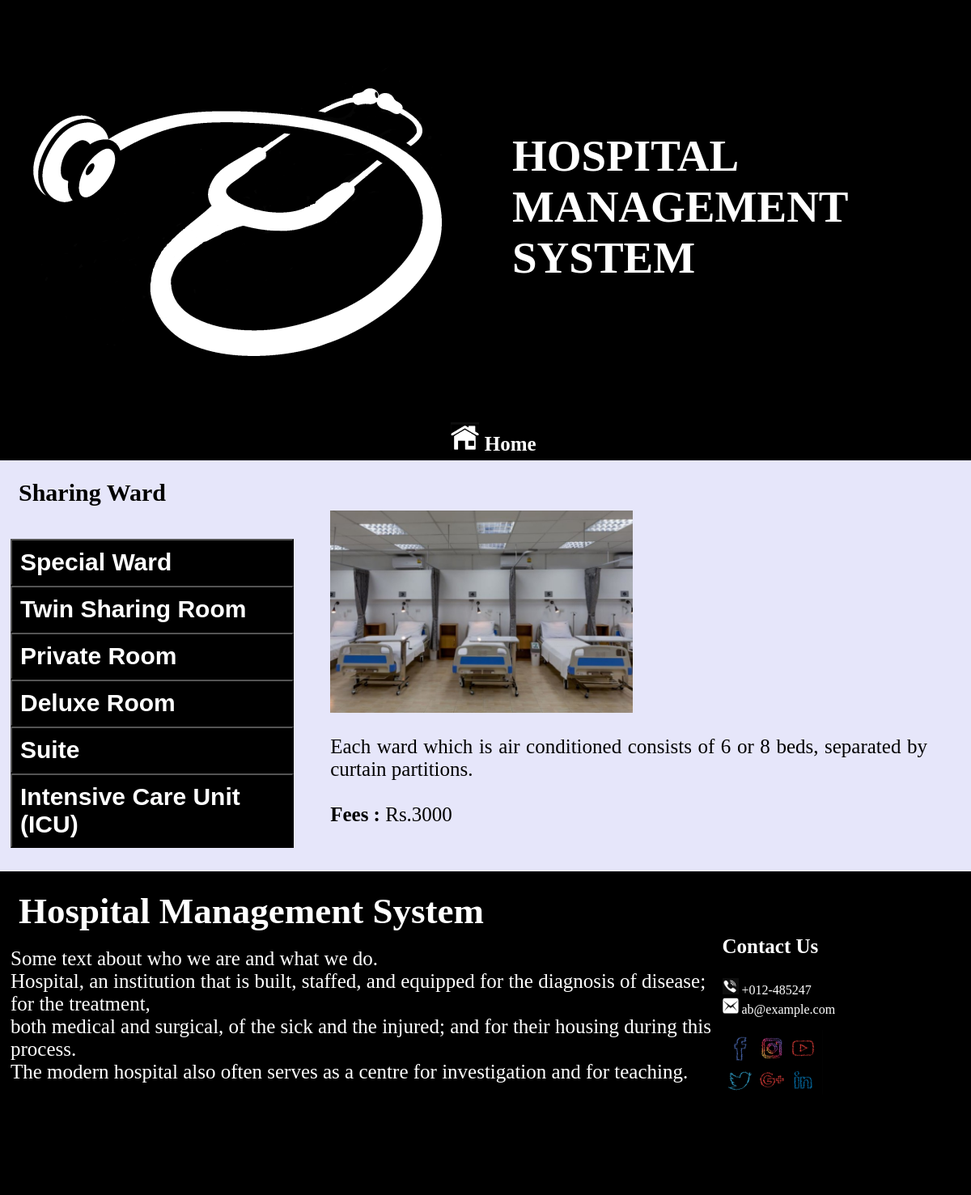
Page /room/ on the committed database.
### home/models.py (models this page shows, shortened)
class Room(models.Model):
    Name = models.CharField(max_length=50, unique=True, null=False)
    Image = models.ImageField(upload_to='pics', max_length=100)
    Description = models.TextField()
    Fees = models.PositiveIntegerField(null=False)

### room/views.py (the view)
# urls.py: path('', views.room, name='room'),
def room(request):
    try :
        i = request.POST['btn']
    except :
        i = 1
    finally :
        i = Room.objects.get(pk=i)
        r = Room.objects.all()
        return render(request, 'room.html', {'a': False, 'room' : r, 'i' :i})

### templates/room.html (shortened to what this page needs)
{% extends 'base.html' %}
{% load static %}
{% block content %}
	<table class="main">
		<tr>
			<td>
				{% if a %}
				<form action="/user/roomlist" method="POST">
				{% else %}
				<form action="/room/" method="POST">
				{% endif %}
					{% for r in room %}
					{% if r.id == i.id %}
					<p style="font-size: 30px; font-weight:bold; padding:10">{{ r.Name }}</p>
					{% else %}
					<button class="type" type="submit" name="btn" value="{{r.id}}"> {{ r.Name }} </button> <br>
					{% endif %}
					{% endfor %}
				</form>
			</td>
			<td>
				<div class="contain">
					<img height=250px src="{{ i.Image.url }}" alt="room"><br><br>
					{{ i.Description }}<br><br>
					<b>Fees : </b>
					Rs.{{ i.Fees }}
				</div>
			</td>
		</tr>
	</table>
{% endblock %}

### templates/base.html (shortened to what this page needs)
{% load static %}
<html>
    <head>
    </head>
    <body>
        <table class="text">
            <tr>
                <td rowspan="2" width="10%">
                    <img src="{% static 'images\icon.png' %}">
                </td>
                <td>
                    <p align="left" class="hms">HOSPITAL MANAGEMENT SYSTEM</p>
                </td>
            </tr>
            <tr>
                <td style="vertical-align: top;">
                </td>
            </tr>
            <tr>
                <td colspan="2">
					{% block headericon %}
				{% if a %}
				<table align="center" class="headicon">
					<tr>
						{% block back %}
						{% endblock %}
						<td align="center">
							<a href="/user/profile">
								<div class="container">
									<img src="{% static 'images\profile.png' %}">
									Profile
								</div>
							</a>
						</td>
						<td align="center">
							<a href="/">
								<div class="container">
									<img src="{% static 'images\logout.png' %}">
									Logout
								</div>
							</a>
						</td>
					</tr>
				</table>
				{% else %}
				<table align="center" class="headicon">
					<tr>
						<td align="center">
							<a href="/">
								<div class="container">
									<img src="{% static 'images\home.png' %}">
									Home
								</div>
							</a>
						</td>
				</table>
				{% endif %}
			{% endblock %}
                </td>
            </tr>
        </table>
        {% block content %}
		{% endblock %}
		<footer>
			<table align="center" class="foot">
				<th>
					<p align="left" style="font-size:45px; margin-left:10px; margin-top:20px">
						<strong>
							Hospital Management System
						</strong>
					</p>
				</th>
				<tr>
					<td align="left">
						<p style="font-size:25px;">
							Some text about who we are and what we do.<br>
							Hospital, an institution that is built, staffed, and equipped for the diagnosis of disease; for
							the treatment,<br>
							both medical and surgical, of the sick and the injured; and for their housing during this
							process.<br>
							The modern hospital also often serves as a centre for investigation and for teaching.
						</p>
					</td>
					<td align="left">
						<p style="font-size:25px">
							<strong>
								Contact Us
							</strong>
						</p>
						<p style="font-size:20px">
						<div class="footicon">
							<img src="{% static 'images\call.png' %}">
							+012-485247
							<br>
							<img src="{% static 'images\email.png' %}">
							ab@example.com
						</div>
						</p>
						<p>
						<div class="container1">
							<img src="{% static 'images\social.png' %}">
						</div>
						</p>
					</td>
				</tr>
			</table>
		</footer>
    </body>
</html>

### templates/base.html (style rules this page uses)
body { background-color: #E6E6FA; margin: 0%; }
.text { background-color: black; width: 100%; height: 25%; color: white; }
.text img { height:25%; margin-left: 20px; }
.hms { color: white; font-size: 55px; font-family: "times new roman"; font-weight: bold; margin-left: 50px; }
.headicon { width: 100%; color: white; font-family: "times new roman"; color: white; font-size: 25px; font-weight: bold; }
.headicon td { width: 33.3%; vertical-align: top; }
a { text-decoration: none; color: white; }
footer { width: 100%; height: 50%; background-color: black; color: white; }
.foot { width: 98%; color: white; margin-left: 10px; }
.foot td:last-child { width: 25%; }
.container img { height: 35px; width: 35px; }
.footicon img { height: 20px; width: 20px; }
.container1 img { height: 80px; }

### templates/room.html (style rules this page uses)
.main { width: 100%; padding: 10; }
.main td:first-child { width: 30%; }
.main td:last-child { vertical-align: top; padding-top: 50px; }
.contain { width: 90%; margin-left: 5%; font-size: 25px; text-align: justify; }
.type { background-color: black; color: white; font-size: 30px; font-weight: bold; width: 100%; padding: 10; text-align: left; }

### rows in the picture
Room: Name "Sharing Ward", Image (picture), Description "Each ward which is air conditioned consists of 6 or 8 beds, separated by curtain partitions.", Fees "3000"
Room: {{ r.id }} 2 (drawn), Name "Special Ward"
Room: {{ r.id }} 3 (drawn), Name "Twin Sharing Room"
Room: {{ r.id }} 4 (drawn), Name "Private Room"
Room: {{ r.id }} 5 (drawn), Name "Deluxe Room"
Room: {{ r.id }} 6 (drawn), Name "Suite"
Room: {{ r.id }} 7 (drawn), Name "Intensive Care Unit (ICU)"
